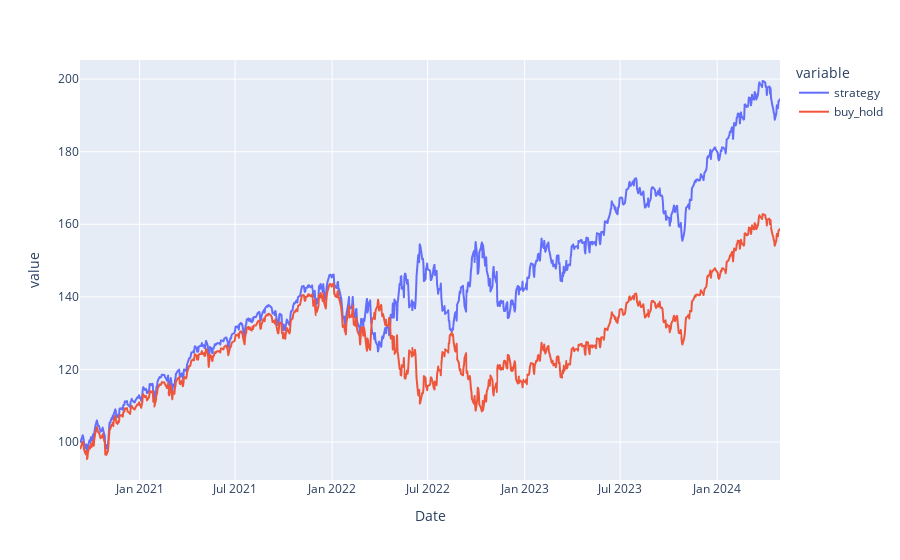

The code cell stored with this chart in its notebook:
### Code cell
# Import required modules
import numpy as np
import pandas as pd
import matplotlib.pyplot as plt
import yfinance as yf
import plotly.express as px

# Ticker list to download
tickers = 'SPY QQQ TLT AAPL MSFT GOOG AMZN NFLX NVDA TSLA'


# Have some fun here and explore what stocks this strategy works for and why...
ticker = 'SPY'
# ticker = 'TLT'
# ticker = 'NVDA'
# ticker = 'AAPL'
# ticker = 'INTC'
# Download data from Yahoo-Finance

data = yf.download(
    tickers = ticker,
    start="2020-01-01", # From what point do we want to start getting stock data
    end="2024-04-30", # From what point do we want to stop getting stock data
    interval = "1d", # The sample rate of the data one stock data every day
    ignore_tz=True,
    auto_adjust=True, # Adjust all fields by splits and dividends
)

results = []
for fast_ma in range(5,50,5):
    for slow_ma in range(30, 300, 5):
        if fast_ma >= slow_ma:
            continue
        else:
            close_stock = data['Close'].copy()
            close_stock = pd.DataFrame(close_stock)
            close_stock.columns = ['close']
            close_stock['daily_change'] = close_stock.close.pct_change().fillna(0)
            close_stock['slow_ma'] = close_stock.close.rolling(window = slow_ma).mean()
            close_stock['fast_ma'] = close_stock.close.rolling(window = fast_ma).mean()
            close_stock = close_stock[close_stock.notnull().all(1)]

            close_stock = close_stock.assign(
                signal = lambda x: np.where(x.fast_ma > x.slow_ma, 1, -1)
            )
            close_stock['signal'] = close_stock['signal'].shift(1,fill_value = 0)
            close_stock['MA_strategy'] = close_stock['daily_change'] * close_stock['signal']

            cumprod_buy_and_hold = (1 + close_stock['daily_change']).cumprod()
            cumprod_strategy = (1 + close_stock['MA_strategy']).cumprod()
            max_peaks = cumprod_strategy.cummax()
            drawdown = (cumprod_strategy - max_peaks) / max_peaks

            annualized_returns = (1 + (close_stock[['daily_change', 'MA_strategy']]).mean())**252 - 1
            annualized_std_deviation = close_stock[['daily_change', 'MA_strategy']].std() * np.sqrt(252)
            max_drawdown = (drawdown.min() - 1) * -1

            perf = dict(
                fast_ma = fast_ma,
                slow_ma = slow_ma,
                annualized_returns = annualized_returns['MA_strategy'],
                annualized_std_deviation = annualized_std_deviation['MA_strategy'],
                annualized_returns_buy_and_hold = annualized_returns['daily_change'],
                max_drawdown = max_drawdown,
                cumprod_buy_and_hold = cumprod_buy_and_hold.iloc[-1],
                cumprod_strategy = cumprod_strategy.iloc[-1],
                strategy_sharpe_ratio = (annualized_returns['MA_strategy'] - 0.05) / annualized_std_deviation['MA_strategy'],
                buy_hold_sharpe_ratio = (annualized_returns['daily_change'] - 0.05) / annualized_std_deviation['daily_change']
            )

            results.append(perf)
            
results = pd.DataFrame(results)
results.sort_values('annualized_returns', ascending=False).head()
results.sort_values('strategy_sharpe_ratio', ascending=False).head()

eval_metric = 'strategy_sharpe_ratio'

df_mat = results.pivot(index = 'fast_ma', columns = 'slow_ma', values=eval_metric)

fig = px.imshow(df_mat,
                color_continuous_scale = 'RdYlGn',
                aspect = 'auto')

fig.update_layout(
    title=eval_metric,
    xaxis_title='Slow MA',
    yaxis_title='Fast MA',
)

fig

# Get our optimised moving average windows
idx = results['strategy_sharpe_ratio'].idxmax()
fast_ma = results.loc[idx, 'fast_ma']
slow_ma = results.loc[idx, 'slow_ma']

# get close adjusted prices
data.head()
data = yf.download(
  tickers = ticker,
  start="2020-01-01", # From what point do we want to start getting stock data
  end="2024-04-30", # From what point do we want to stop getting stock data
  interval = "1d", # The sample rate of the data one stock data every day
  ignore_tz=True,
  auto_adjust=True, # Adjust all fields by splits and dividends
)
close_stock = data['Close'].copy()
close_stock = pd.DataFrame(close_stock)
close_stock.columns = ['close']
close_stock['daily_change'] = close_stock.close.pct_change().fillna(0)
close_stock['slow_ma'] = close_stock.close.rolling(window = slow_ma).mean()
close_stock['fast_ma'] = close_stock.close.rolling(window = fast_ma).mean()
close_stock = close_stock[close_stock.notnull().all(1)]
close_stock = close_stock.assign(
                signal = lambda x: np.where(x.fast_ma > x.slow_ma, 1, -1)
            )
close_stock['signal'] = close_stock['signal'].shift(1,fill_value = 0)
close_stock['MA_strategy'] = close_stock['daily_change'] * close_stock['signal']

# Get the cumulative product over the 4 years for both our strategy and when we just buy and hold
cumprod_strategy = (1 + close_stock['MA_strategy']).cumprod()
cumprod_buy_and_hold = (1 + close_stock['daily_change']).cumprod()
cumprod_signals = pd.DataFrame(dict(
    strategy = cumprod_strategy,
    buy_hold = cumprod_buy_and_hold
))

# Scale our money by the cumulative products
px.line(100 * cumprod_signals)

### Figure 1 — Plotly figure (JSON) as saved in the notebook; plotly's stock layout.template omitted (floating-point values rounded to 4 significant figures; data arrays with more than 128 entries replaced by an {"elided": "..."} marker saying what was removed)
{"data": [{"hovertemplate": "variable=strategy<br>Date=%{x}<br>value=%{y}<extra></extra>", "legendgroup": "strategy", "line": {"color": "#636efa", "dash": "solid"}, "marker": {"symbol": "circle"}, "mode": "lines", "name": "strategy", "showlegend": true, "type": "scattergl", "x": {"elided": "914 str values"}, "xaxis": "x", "y": {"elided": "914 float values"}, "yaxis": "y"}, {"hovertemplate": "variable=buy_hold<br>Date=%{x}<br>value=%{y}<extra></extra>", "legendgroup": "buy_hold", "line": {"color": "#EF553B", "dash": "solid"}, "marker": {"symbol": "circle"}, "mode": "lines", "name": "buy_hold", "showlegend": true, "type": "scattergl", "x": {"elided": "914 str values"}, "xaxis": "x", "y": {"elided": "914 float values"}, "yaxis": "y"}], "layout": {"legend": {"title": {"text": "variable"}, "tracegroupgap": 0}, "margin": {"t": 60}, "xaxis": {"anchor": "y", "domain": [0, 1], "title": {"text": "Date"}}, "yaxis": {"anchor": "x", "domain": [0, 1], "title": {"text": "value"}}}}
